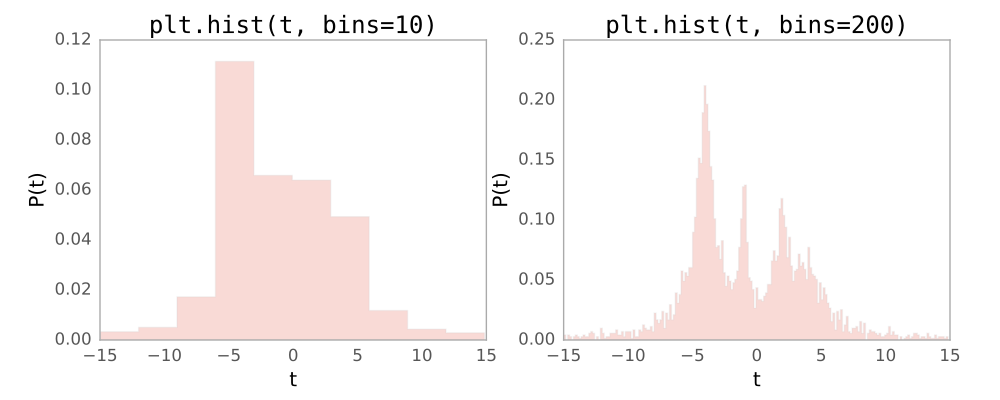

Recreate this plot in Python.
import numpy as np
import matplotlib.pyplot as plt

# generate some complicated data
rng = np.random.RandomState(0)
t = np.concatenate([-5 + 1.8 * rng.standard_cauchy(500),
                    -4 + 0.8 * rng.standard_cauchy(2000),
                    -1 + 0.3 * rng.standard_cauchy(500),
                    2 + 0.8 * rng.standard_cauchy(1000),
                    4 + 1.5 * rng.standard_cauchy(1000)])

# truncate to a reasonable range
t = t[(t > -15) & (t < 15)]

# draw histograms with two different bin widths
fig, ax = plt.subplots(1, 2, figsize=(10, 4))

fig.subplots_adjust(left=0.1, right=0.95, bottom=0.15)
for i, bins in enumerate([10, 200]):
    ax[i].hist(t, bins=bins, histtype='stepfilled', alpha=0.2, normed=True)
    ax[i].set_xlabel('t')
    ax[i].set_ylabel('P(t)')
    ax[i].set_title('plt.hist(t, bins={0})'.format(bins),
                    fontdict=dict(family='monospace'))
